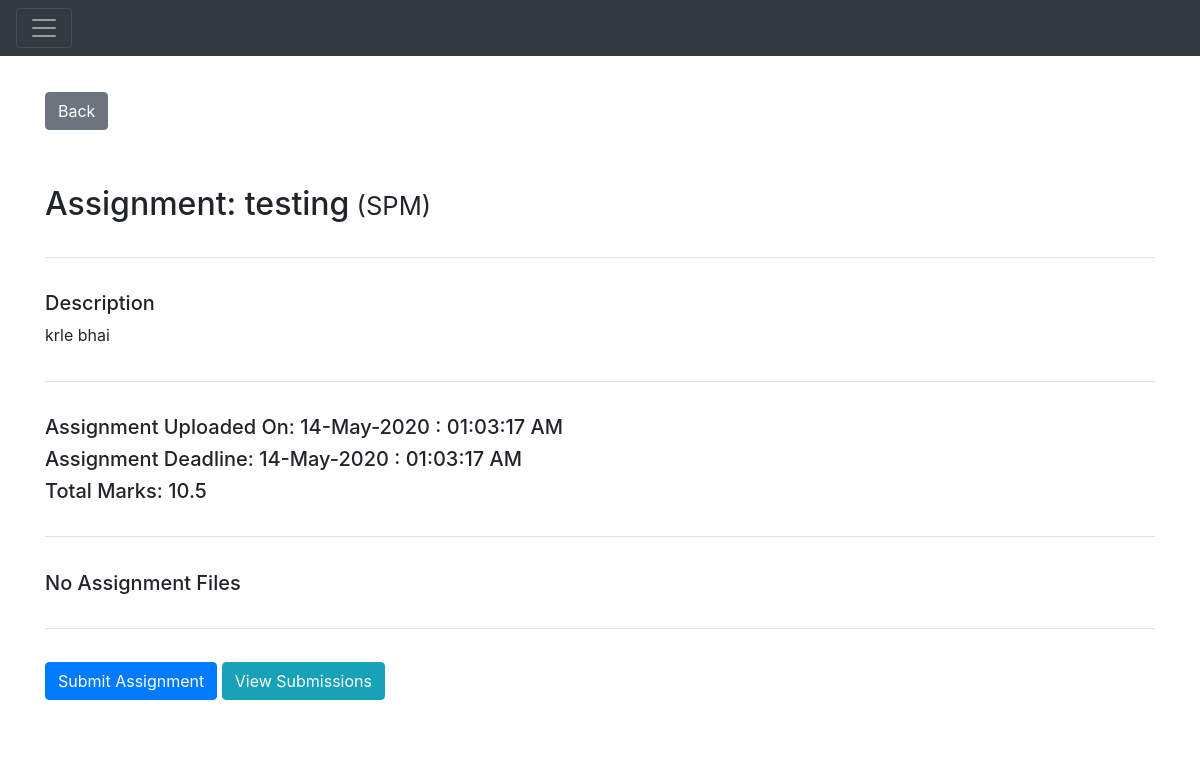
Page /assignments/detail/1 (signed in) on the earlier database version.
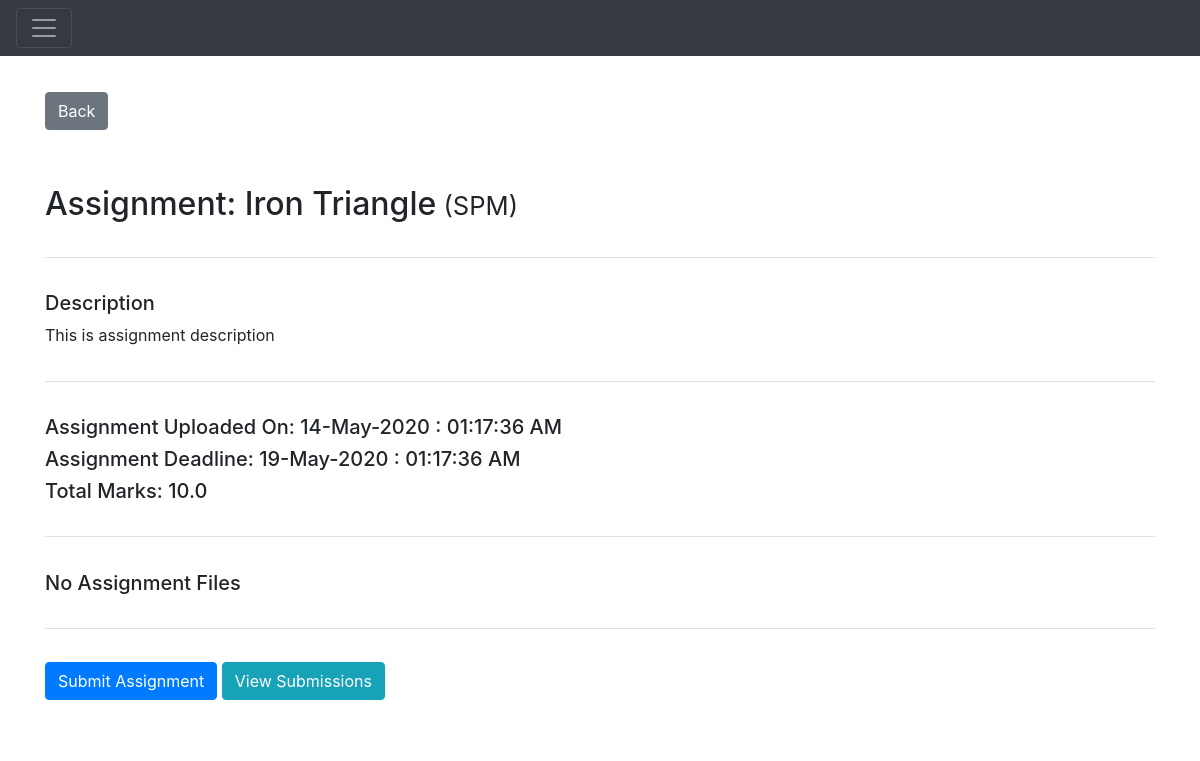
Same page on the later database version.
### Application/models.py (models this page shows)
class Assignment(db.Model):
    __tablename__ = "assignments"
    assignmentId = db.Column(
        db.Integer,
        primary_key=True,
        autoincrement=True
    )
    assignmentName = db.Column(
        db.String(120),
        nullable=False
    )
    assignmentDesc = db.Column(
        db.String(255),
        nullable=False
    )
    assignmentDeadline = db.Column(
        db.DateTime
    )
    courseId = db.Column(db.Integer, db.ForeignKey('courses.courseId'))
    course = relationship("Course", backref="assignments")
    totalMarks = db.Column(db.Float, nullable=False)
    uploadDateTime = db.Column(db.DateTime, nullable=False)

### Application/assignments.py (the view)
@app.route('/assignments/detail/<id>', methods=['GET'])
def getAssignmentDetailById(id):
    assignment = models.Assignment.query.filter_by(assignmentId=id).first()
    if not assignment:
        flash('Assignment did not exist')
        return redirect('/home')
    isTeacher = models.Enrollment.query.filter_by(courseId=assignment.courseId, userId=session[
        'id']).first().enrollmentRole == models.EnrollmentRole.Teacher
    return render_template('assignment_detail.html', assignment=assignment, isTeacher=isTeacher)

### Application/templates/assignment_detail.html (shortened to what this page needs)
{% extends 'main.html' %}
{% block head %}
{{ super() }}
{% endblock %}
{% block body %}
{{ super() }}
<div class="container" style="margin-top: 3%">
    <a class="btn btn-secondary" href={{url_for('getAssignmentsByCourse' ,id=assignment.courseId) }}>Back</a>
    <div class="page-header" style="margin: 2% 0%; padding: 3% 0% 0% 0%;">
      <h2>Assignment: {{ assignment.assignmentName }}<small> ({{ assignment.course.courseName }})</small></h2>
    </div>
    <div>
        <div class="border-top" style="margin: 3% 0%; padding: 3% 0% 0% 0%;">
            <h5>Description</h5>
            <p>{{assignment.assignmentDesc }}</p>
        </div>
        <div class="border-top" style="margin: 3% 0%; padding: 3% 0% 0% 0%;">
            <h5>Assignment Uploaded On: {{ assignment.uploadDateTime.strftime('%d-%b-%Y : %I:%M:%S %p') }}</h5>
            <h5>Assignment Deadline: {{ assignment.assignmentDeadline.strftime('%d-%b-%Y : %I:%M:%S %p') }}</h5>
            <h5>Total Marks: {{ assignment.totalMarks }}</h5>
        </div>
        <div class="border-top" style="margin: 3% 0%; padding: 3% 0% 0% 0%;">
            {% if assignment.assignmentFiles|length >= 1 %}
            <h5>Assignment Files [Click to 💾]</h5>
            <div class="list-group">
            {% for file in assignment.assignmentFiles %}
                <a class="list-group-item list-group-item-action" href = {{ url_for('downloadAssignment' ,id=file.assignmentFileId)}}>{{ file.fileName }}</a>
            {% endfor %}
            </div>
            {% else %}
            <h5>No Assignment Files</h5>
            {% endif %}
        </div>
        <div class="border-top" style="padding: 3% 0%;">
            {% if not isTeacher %}
            <a class="btn btn-primary" href={{ url_for('submitAssignment',id=assignment.assignmentId) }}>
                Submit Assignment
            </a>
            {% endif %}
            <a class="btn btn-info" href= {{ url_for('assignmentSubmission',id=assignment.assignmentId) }}>
                View Submissions
            </a>
        </div>
    </div>
</div>
{% endblock %}

Differences in the rows shown:
changed Assignment: assignmentName "testing" → "Iron Triangle"; assignmentDesc "krle bhai" → "This is assignment description"; uploadDateTime "14-May-2020 : 01:03:17 AM" → "14-May-2020 : 01:17:36 AM"; assignmentDeadline "14-May-2020 : 01:03:17 AM" → "19-May-2020 : 01:17:36 AM"; totalMarks "10.5" → "10.0"
